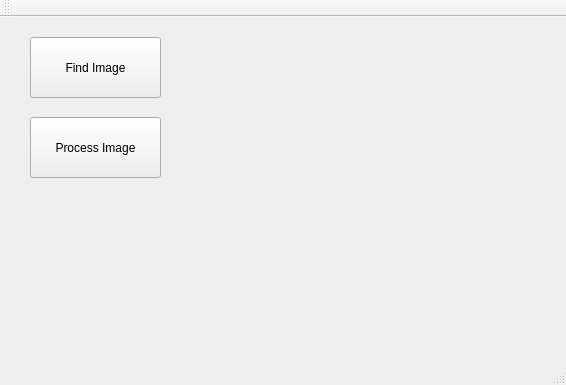
<?xml version="1.0" encoding="UTF-8"?>
<ui version="4.0">
 <class>MainWindow</class>
 <widget class="QMainWindow" name="MainWindow">
  <property name="geometry">
   <rect>
    <x>0</x>
    <y>0</y>
    <width>566</width>
    <height>385</height>
   </rect>
  </property>
  <property name="windowTitle">
   <string>MainWindow</string>
  </property>
  <widget class="QWidget" name="centralWidget">
   <widget class="QPushButton" name="findImageButton">
    <property name="geometry">
     <rect>
      <x>30</x>
      <y>20</y>
      <width>131</width>
      <height>61</height>
     </rect>
    </property>
    <property name="text">
     <string>Find Image</string>
    </property>
   </widget>
   <widget class="QPushButton" name="processImageButton">
    <property name="geometry">
     <rect>
      <x>30</x>
      <y>100</y>
      <width>131</width>
      <height>61</height>
     </rect>
    </property>
    <property name="text">
     <string>Process Image</string>
    </property>
   </widget>
  </widget>
  <widget class="QMenuBar" name="menuBar">
   <property name="geometry">
    <rect>
     <x>0</x>
     <y>0</y>
     <width>566</width>
     <height>26</height>
    </rect>
   </property>
  </widget>
  <widget class="QToolBar" name="mainToolBar">
   <attribute name="toolBarArea">
    <enum>TopToolBarArea</enum>
   </attribute>
   <attribute name="toolBarBreak">
    <bool>false</bool>
   </attribute>
  </widget>
  <widget class="QStatusBar" name="statusBar"/>
 </widget>
 <layoutdefault spacing="6" margin="11"/>
 <resources/>
 <connections/>
</ui>
